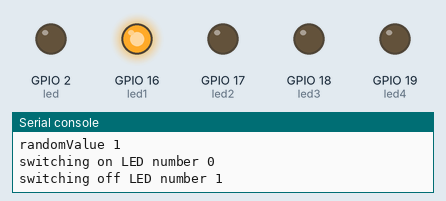
A program run on a simulated ESP32 board running MicroPython. On the bench: output pins drawn as LEDs (lit = HIGH), the last lines printed to the serial console. Random numbers come from a fixed seed.

Above: at 0.1 s.
At 2.4 s:
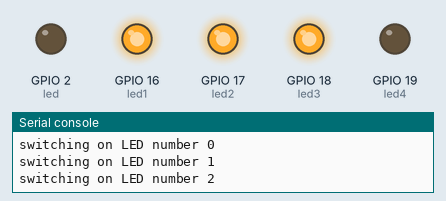
At 10.5 s:
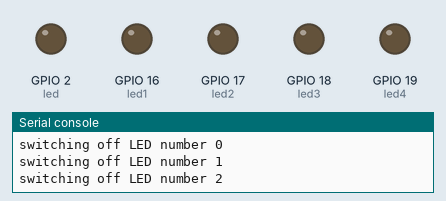
At 24.9 s:
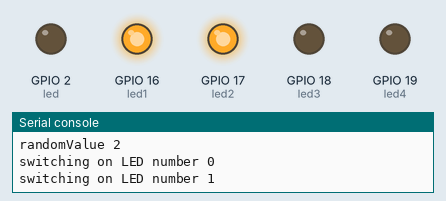
At 38.1 s:
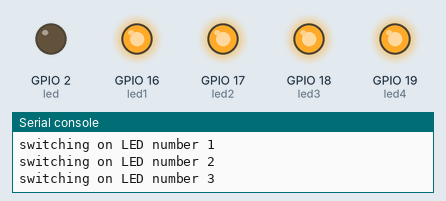
Timing chart, 0 to 40.0 s (numbered marks = the images above):
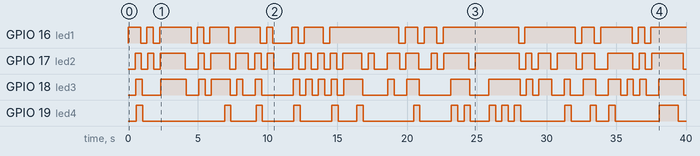

The program:

randomLed.py
```python
from machine import Pin
import time
import random

# (blue) LED on board:
led = Pin(2, Pin.OUT)

# Green LED 1  on GPIO16, pin 25.
# Green LED 2  on GPIO17, pin 27.
# Yellow LED 1 on GPIO18, pin 35.
# Red LED 1    on GPIO19, pin 38.
led1 = Pin(16, Pin.OUT)
led2 = Pin(17, Pin.OUT)
led3 = Pin(18, Pin.OUT)
led4 = Pin(19, Pin.OUT)

leds = [led1, led2, led3, led4]

while True:
    randomValue = random.randint(0,4)
    led.value(not led.value())
    print("randomValue " + str(randomValue))
    led.value(not led.value())

    for i in range(0, len(leds)):
        if randomValue > i:
            print("switching on LED number " + str(i))
            leds[i].value(1)
        else:
            print("switching off LED number " + str(i))
            leds[i].value(0)
        time.sleep(0.05)
    time.sleep(0.25)
```

Measured:
- by itself, GPIO 16 (led1): LOW → HIGH at 0.00 s, → LOW 0.90 s later, → HIGH 0.45 s later, → LOW 0.45 s later, … (35 changes in this stretch)
- by itself, GPIO 17 (led2): LOW → HIGH at 0.50 s, → LOW 0.45 s later, → HIGH 0.45 s later, → LOW 0.45 s later, … (52 changes in this stretch)
- by itself, GPIO 18 (led3): LOW → HIGH at 0.55 s, → LOW 0.45 s later, → HIGH 1.4 s later, → LOW 1.8 s later, … (46 changes in this stretch)
- by itself, GPIO 19 (led4): LOW → HIGH at 0.60 s, → LOW 0.45 s later, → HIGH 5.9 s later, → LOW 0.45 s later, … (32 changes in this stretch)
